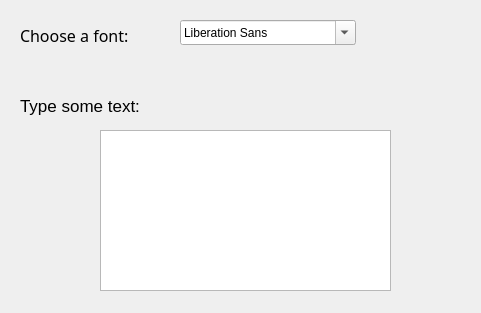
<?xml version="1.0" encoding="UTF-8"?>
<ui version="4.0">
 <class>Dialog</class>
 <widget class="QDialog" name="Dialog">
  <property name="geometry">
   <rect>
    <x>0</x>
    <y>0</y>
    <width>481</width>
    <height>313</height>
   </rect>
  </property>
  <property name="windowTitle">
   <string>Dialog</string>
  </property>
  <widget class="QFontComboBox" name="font">
   <property name="geometry">
    <rect>
     <x>180</x>
     <y>20</y>
     <width>176</width>
     <height>25</height>
    </rect>
   </property>
  </widget>
  <widget class="QLabel" name="label">
   <property name="geometry">
    <rect>
     <x>20</x>
     <y>20</y>
     <width>151</width>
     <height>31</height>
    </rect>
   </property>
   <property name="font">
    <font>
     <family>Samanata</family>
     <pointsize>12</pointsize>
    </font>
   </property>
   <property name="text">
    <string>Choose a font:</string>
   </property>
  </widget>
  <widget class="QTextEdit" name="output">
   <property name="geometry">
    <rect>
     <x>100</x>
     <y>130</y>
     <width>291</width>
     <height>161</height>
    </rect>
   </property>
  </widget>
  <widget class="QLabel" name="label_2">
   <property name="geometry">
    <rect>
     <x>20</x>
     <y>90</y>
     <width>141</width>
     <height>31</height>
    </rect>
   </property>
   <property name="font">
    <font>
     <pointsize>13</pointsize>
    </font>
   </property>
   <property name="text">
    <string>Type some text:</string>
   </property>
  </widget>
 </widget>
 <resources/>
 <connections/>
</ui>
